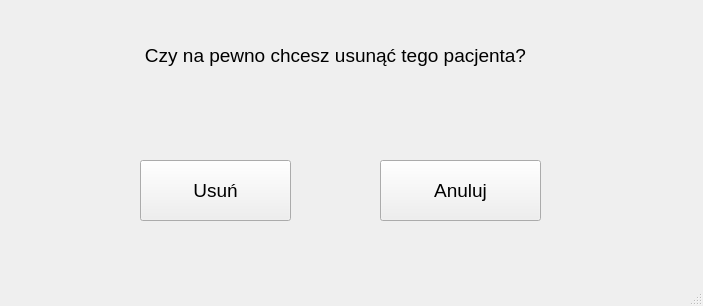
<?xml version="1.0" encoding="UTF-8"?>
<ui version="4.0">
 <class>MainWindow</class>
 <widget class="QMainWindow" name="MainWindow">
  <property name="geometry">
   <rect>
    <x>0</x>
    <y>0</y>
    <width>703</width>
    <height>306</height>
   </rect>
  </property>
  <property name="windowTitle">
   <string>MainWindow</string>
  </property>
  <widget class="QWidget" name="centralwidget">
   <widget class="QLabel" name="questionLabel">
    <property name="geometry">
     <rect>
      <x>90</x>
      <y>20</y>
      <width>491</width>
      <height>71</height>
     </rect>
    </property>
    <property name="font">
     <font>
      <pointsize>14</pointsize>
     </font>
    </property>
    <property name="text">
     <string>Czy na pewno chcesz usunąć tego pacjenta?</string>
    </property>
    <property name="alignment">
     <set>Qt::AlignCenter</set>
    </property>
   </widget>
   <widget class="QPushButton" name="pushButtonDelete">
    <property name="geometry">
     <rect>
      <x>140</x>
      <y>160</y>
      <width>151</width>
      <height>61</height>
     </rect>
    </property>
    <property name="font">
     <font>
      <pointsize>14</pointsize>
     </font>
    </property>
    <property name="text">
     <string>Usuń</string>
    </property>
   </widget>
   <widget class="QPushButton" name="pushButtonAbort">
    <property name="geometry">
     <rect>
      <x>380</x>
      <y>160</y>
      <width>161</width>
      <height>61</height>
     </rect>
    </property>
    <property name="font">
     <font>
      <pointsize>14</pointsize>
     </font>
    </property>
    <property name="text">
     <string>Anuluj</string>
    </property>
   </widget>
  </widget>
  <widget class="QMenuBar" name="menubar">
   <property name="geometry">
    <rect>
     <x>0</x>
     <y>0</y>
     <width>703</width>
     <height>21</height>
    </rect>
   </property>
  </widget>
  <widget class="QStatusBar" name="statusbar"/>
 </widget>
 <resources/>
 <connections/>
</ui>
